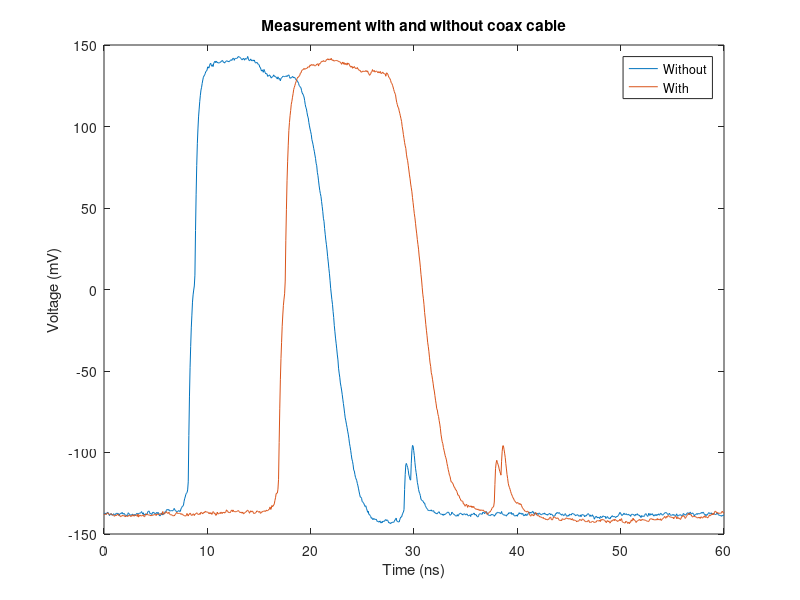

Recreate this plot in MATLAB.
clear; 
close all; 
load part_2_nocoax;
plot(Time, Voltage);
hold on; 
load part_2_withcoax; 
plot(Time, Voltage);
title('Measurement with and without coax cable'); 
xlabel('Time (ns)');
ylabel('Voltage (mV)'); 
legend('Without', 'With'); 

t = 19.12e-9 - 9.912e-9;
s = 2;
v = s/t;
c = 3e8; 
v/c
eps_r = (c/v)^2; 